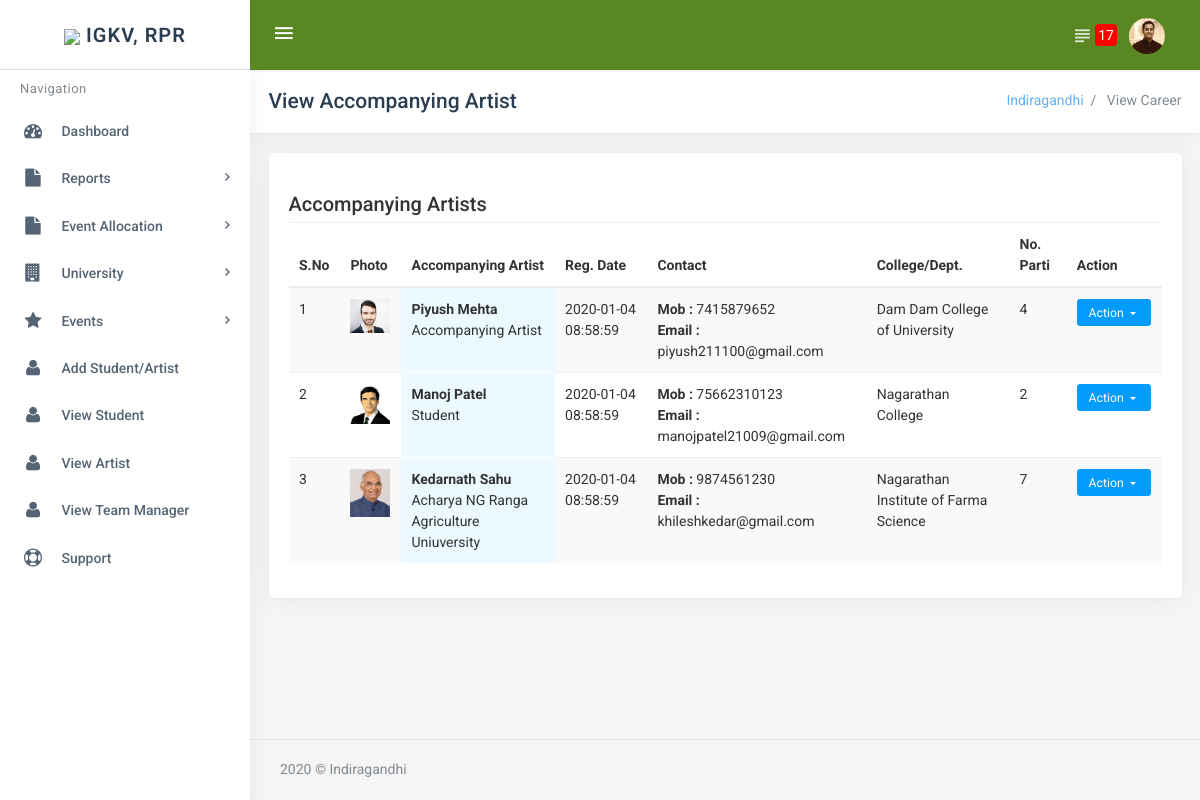
The app's page /view_artist.php (signed in) with its own data.
### tables this page shows
CREATE TABLE `users` (
  `id` int(11) NOT NULL,
  `name` varchar(100) NOT NULL,
  `email` varchar(50) NOT NULL,
  `tx_address` varchar(60) NOT NULL,
  `file` varchar(150) NOT NULL DEFAULT 'default.jpg',
  `gender` varchar(10) NOT NULL,
  `date` timestamp NOT NULL DEFAULT CURRENT_TIMESTAMP ON UPDATE CURRENT_TIMESTAMP,
  `verified` varchar(20) NOT NULL DEFAULT 'True',
  `password` varchar(100) NOT NULL,
  `phone` varchar(20) NOT NULL,
  `activation_code` varchar(50) NOT NULL,
  `tutorial_taken` varchar(10) NOT NULL DEFAULT 'No',
  `balance` varchar(10) NOT NULL DEFAULT '0',
  `kyc_approved` varchar(20) NOT NULL DEFAULT 'Pending',
  `g_auth_key` varchar(50) NOT NULL
);

CREATE TABLE `student` (
  `id` int(11) NOT NULL,
  `university` varchar(100) NOT NULL,
  `student_name` varchar(71) NOT NULL,
  `father_name` varchar(70) NOT NULL,
  `dob` varchar(30) NOT NULL,
  `college_dept` varchar(100) NOT NULL,
  `no_of_time_participated` varchar(10) NOT NULL,
  `student_signature` varchar(100) NOT NULL,
  `dean_signature` varchar(100) NOT NULL,
  `photo` varchar(100) NOT NULL,
  `date` timestamp NOT NULL DEFAULT CURRENT_TIMESTAMP ON UPDATE CURRENT_TIMESTAMP,
  `status` varchar(30) NOT NULL DEFAULT 'Active',
  `address` text NOT NULL,
  `mobile` varchar(15) NOT NULL,
  `email` varchar(70) NOT NULL,
  `type_user` varchar(30) NOT NULL,
  `gender` varchar(20) NOT NULL
);

### pdo_class_data.php (called while the page is built, shortened)
<?php
  function authenticate(){
    if(isset($_SESSION['user'], $_SESSION['loged_primitives']))
      {
         include 'connection.php';
          $pdo = new PDO($dsn, $user, $pass, $opt);
          try {
              $stmt = $pdo->prepare('SELECT * FROM users WHERE email ="'.$_SESSION['user'].'"');
          } catch(PDOException $ex) {
              echo "An Error occured!";
              print_r($ex->getMessage());
          }
          $stmt->execute();
          $user = $stmt->fetch();
          $pass = md5($user['password']);
           return $user;      }
      else
      {
        header('Location:sign_in.php?choice=error&value=Session timed out. Login again.');
      }
       return $user;
  }
?>

### administrator/function.php (called while the page is built, shortened)
<?php
    function count_notification($table, $id){
        include 'connection.php';
            $dsn = "mysql:host=$host;dbname=$db;charset=$charset";
            $opt = [
                PDO::ATTR_ERRMODE            => PDO::ERRMODE_EXCEPTION,
                PDO::ATTR_DEFAULT_FETCH_MODE => PDO::FETCH_ASSOC,
                PDO::ATTR_EMULATE_PREPARES   => false,
            ];
        $pdo = new PDO($dsn, $user, $pass, $opt);
      try {
          $stmt = $pdo->prepare('SELECT * FROM `notification` WHERE `user_id`='.$id.' AND `status`="Unread" ORDER BY date DESC');
      } catch(PDOException $ex) {
          echo "An Error occured!";
          print_r($ex->getMessage());
      }
      $stmt->execute();
      $user = $stmt->rowCount();
      return $user;
    }
 ?>

### view_artist.php (the view, shortened to what this page needs)
<?php require 'includes/header_start.php'; ?>
<link rel="stylesheet" href="assets/plugins/morris/morris.css">
<?php require 'includes/header_end.php'; ?>
<div class="content-page">
    <div class="content">
        <div class="container">
            <div class="row">
                <div class="col-xs-12">
                    <div class="page-title-box">
                        <h4 class="page-title">View Accompanying Artist </h4>
                        <ol class="breadcrumb p-0">
                            <li>
                                <a href="#"><?php echo $pdo_auth['name']; ?></a>
                            </li>
                            <li class="active">
                               View Career
                            </li>
                        </ol>
                        <div class="clearfix"></div>
                    </div>
                </div>
            </div>
            <div class="row">
                <div class="col-xl-12 col-xs-12">
                    <div class="card-box items">
                      <div style="padding: 10px;"></div>
                       <h3 style="color: #333;text-align:left;font-size: 20px">Accompanying Artists </h3>
                         <table  style="color: #333;" class="table table-striped table-hover">
                          <thead>
                             <tr>
                               <th>S.No</th>
                               <th>Photo</th>
                               <th>Accompanying Artist</th>
                               <th>Reg. Date</th>
                               <th>Contact </th>
                               <th>College/Dept. </th>
                               <th>No. Parti </th>
                               <th>Action</th>
                             </tr>
                          </thead>
                          <tbody>
                            <?php
                            try {
                                  $stmt = $pdo->prepare('SELECT * FROM `student` WHERE `type_user`="Accompanying Artist" ORDER BY date DESC');
                              } catch(PDOException $ex) {
                                  echo "An Error occured!";
                                  print_r($ex->getMessage());
                              }
                              $stmt->execute();
                              $user = $stmt->fetchAll();
                              $i=1;
                              foreach($user as $key=>$value){
                                echo '<tr>
                                    <td>'.$i.'</td>
                                    <td><img src="photo/'.$value['photo'].'" style="width:40px;" /></td>
                                   <td style="background-color:#ecf9ff;border-bottom:solid 1px #fff;"><b>'.$value['student_name'].'</b><br/>
                                      <span>'.$value['university'].'</span>
                                   </td>
                                    <td>'.$value['date'].'</td>
                                    <td><b>Mob : </b>'.$value['mobile'].'<br/><b>Email : </b>'.$value['email'].'</td>
                                    <td>'.$value['college_dept'].'</td>
                                    <td>'.$value['no_of_time_participated'].'</td>
                                    <td>
                                        <div class="btn-group mr-1 mt-1">
                                            <button type="button" class="btn btn-primary btn-sm dropdown-toggle waves-effect waves-light" data-toggle="dropdown" aria-haspopup="true" aria-expanded="false">
                                                Action <i class="mdi mdi-chevron-down"></i>
                                            </button>
                                            <div class="dropdown-menu">
                                                <a class="dropdown-item" onclick="return confirm(\' Are You Sure You Want to Delete This Student \')" href="delete_student.php?id='.$value['id'].'">Delete</a>
                                                <a class="dropdown-item" target="_blank" href="view_artist_details.php?id='.$value['id'].'">View Details</a>
                                            </div>
                                        </div>
                                     </td>
                                  </tr>';
                                  $i++;
                            }
                          ?>
                        </tbody>
                      </table>
                    </div>
                </div>
            </div>
        </div>
    </div>
</div>
<?php require 'includes/footer_start.php' ?>
<?php require 'includes/footer_end.php' ?>

### includes/topbar.php (shortened to what this page needs)
<div class="topbar">
    <div class="topbar-left" style="border-bottom: solid 1px #ddd">
        <a href="dashboard.php" class="logo" id="logo-tour"><img src="iop.png" style="width: 30px;"> <span style="border-top:solid 10px transparent;">IGKV, RPR</span></a>
    </div>
    <nav class="navbar navbar-custom" style="background-color: #598823">
        <ul class="nav navbar-nav">
            <li class="nav-item">
                <button class="button-menu-mobile open-left waves-light waves-effect">
                    <i class="zmdi zmdi-menu"></i>
                </button>
            </li>
        </ul>
        <ul class="nav navbar-nav pull-right">
            <li class="nav-item dropdown notification-list">
                <a class="nav-link waves-effect waves-light right-bar-toggle" href="javascript:void(0);" style="display: block;position: relative;">
                    <i class="zmdi zmdi-format-subject noti-icon"></i> <span style="background-color: red;color: #fff;border-radius:4px;margin-left:-10px;padding:3px;z-index: 1000">
                        <?php echo count_notification("notification", $pdo_auth['id']); ?></span>
                </a>
            </li>
            <li class="nav-item dropdown notification-list">
                <a class="nav-link dropdown-toggle arrow-none waves-effect waves-light nav-user"
                   data-toggle="dropdown" href="#" role="button"
                   aria-haspopup="false" aria-expanded="false">
                    <img src="profile/<?php echo $pdo_auth['file']; ?>" alt="user" class="img-circle">
                </a>
            </li>
        </ul>
    </nav>
</div>

### includes/footer_start.php (shortened to what this page needs)
<footer class="footer text-right">
    <?php echo date("Y"); ?> &copy; <?php echo $pdo_auth['name']; ?>
</footer>
</div>

### records on screen
users: file (picture), name "Indiragandhi"
student: photo (picture), student_name "Piyush Mehta", university "Accompanying Artist", date "2020-01-04 08:58:59", mobile "7415879652", email "piyush211100@gmail.com", college_dept "Dam Dam College of University", no_of_time_participated "4"
student: photo (picture), student_name "Manoj Patel", university "Student", date "2020-01-04 08:58:59", mobile "75662310123", email "manojpatel21009@gmail.com", college_dept "Nagarathan College", no_of_time_participated "2"
student: photo (picture), student_name "Kedarnath Sahu", university "Acharya NG Ranga Agriculture Uniuversity", date "2020-01-04 08:58:59", mobile "9874561230", email "khileshkedar@gmail.com", college_dept "Nagarathan Institute of Farma Science", no_of_time_participated "7"

### other values on screen
count_notification("notification", $pdo_auth['id']) "17"
